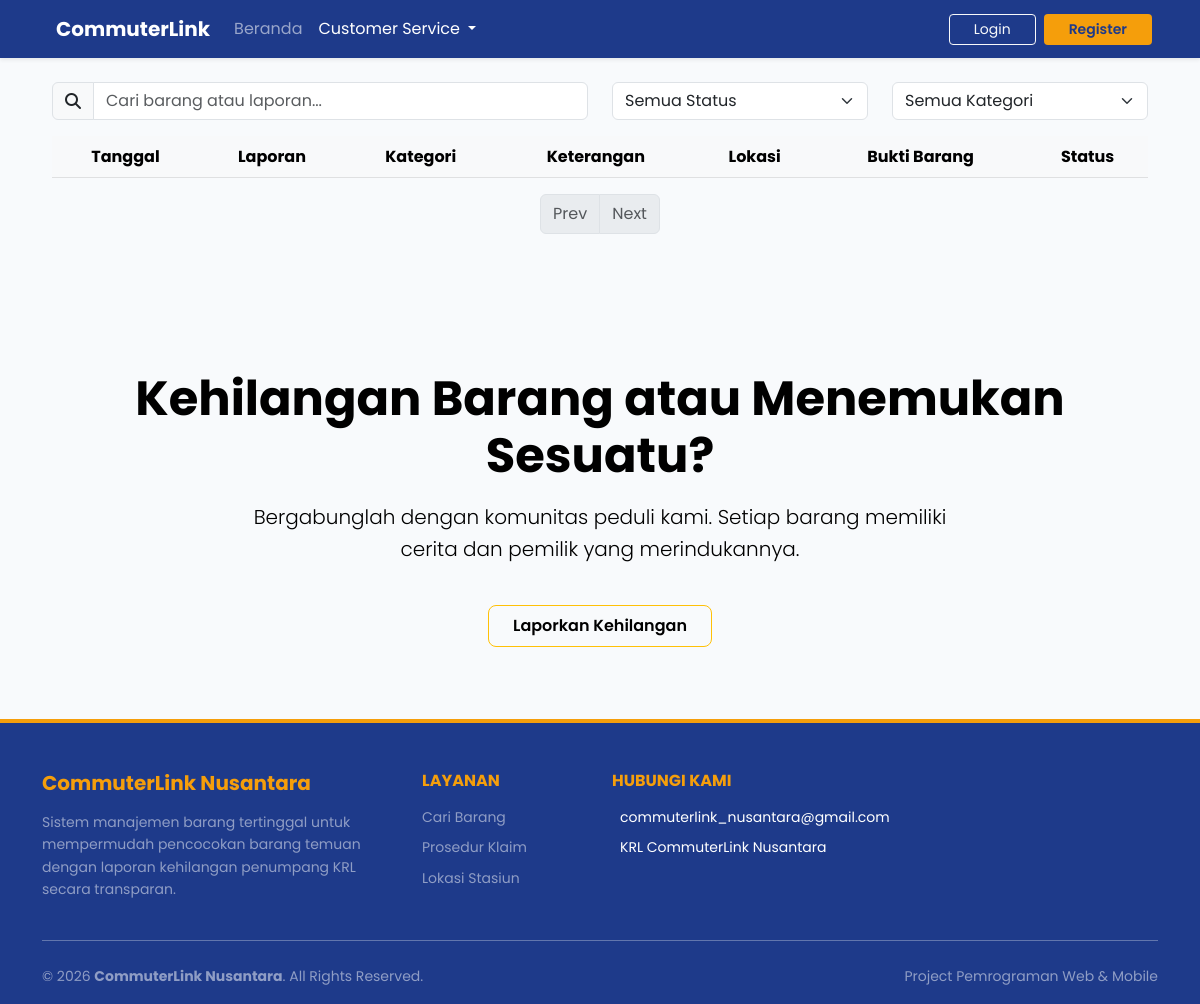
Before: /lnf/index.php with the older database file.
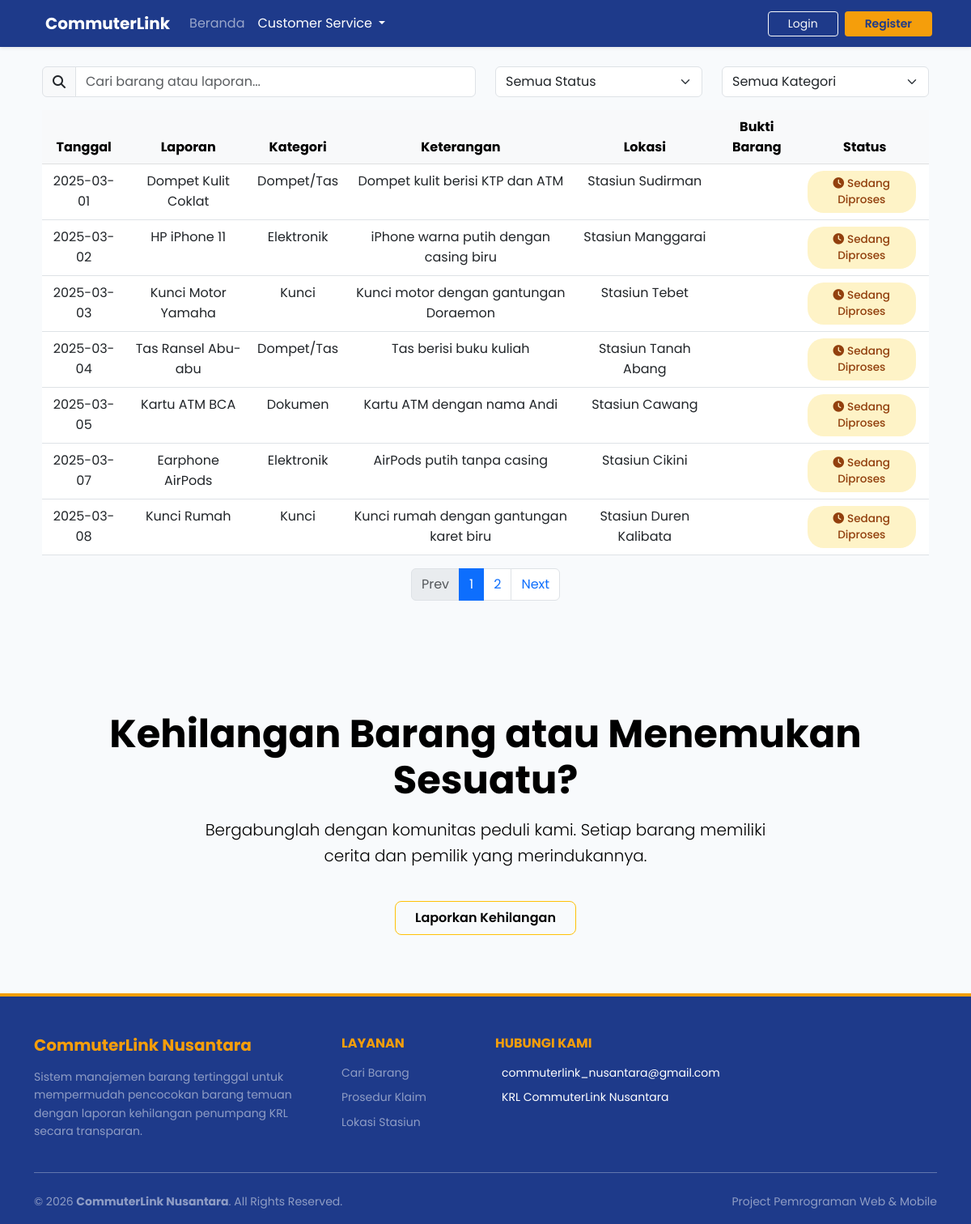
After: the same page with the newer database file.
### tables this page shows
CREATE TABLE `lost_reports` (
  `lost_report_id` int(11) NOT NULL,
  `reported_by` int(11) NOT NULL,
  `item_name` varchar(150) NOT NULL,
  `category` varchar(100) NOT NULL,
  `description` text DEFAULT NULL,
  `location` varchar(200) DEFAULT NULL,
  `lost_date` date NOT NULL,
  `status` enum('Sedang Diproses','Telah Ditemukan','Menunggu Pengambilan','Selesai') DEFAULT 'Sedang Diproses',
  `file` varchar(150) DEFAULT NULL,
  `created_at` datetime DEFAULT current_timestamp(),
  `created_by` varchar(30) DEFAULT NULL,
  `updated_at` datetime DEFAULT current_timestamp(),
  `updated_by` varchar(30) DEFAULT NULL
);

### lnf/index.php (the view, shortened to what the changed rows need)
<?php
include 'config/connection.php';
$limit = 7;
$page = isset($_GET['page']) ? $_GET['page'] : 1;
$start = ($page - 1) * $limit;
$sql = "select * from lost_reports LIMIT $start,$limit";
$hasil = mysqli_query($conn, $sql);
$sql_total = "select count(*) as total from lost_reports";
$results_total = mysqli_query($conn, $sql_total);
$data_total = mysqli_fetch_assoc($results_total);
$total_data = $data_total['total'];
$total_page = ceil($total_data / $limit);
?>
<!DOCTYPE html>
<html lang="en">
<head>
    <link href="https://cdn.jsdelivr.net/npm/bootstrap@5.3.2/dist/css/bootstrap.min.css" rel="stylesheet"
 />
    <link href="https://cdn.jsdelivr.net/npm/bootstrap@5.3.0-alpha1/dist/css/bootstrap.min.css" rel="stylesheet">
    <link rel="stylesheet" href="https://cdnjs.cloudflare.com/ajax/libs/font-awesome/6.4.0/css/all.min.css">
</head>
<body>
    <main class="flex-fill container-fluid">
        <div class="main-container mt-4">
            <div class="table-responsive">
                <table class="table table-hover">
                    <thead class="table-light">
                        <tr class="text-center">
                            <th>Tanggal</th>
                            <th>Laporan</th>
                            <th>Kategori</th>
                            <th>Keterangan</th>
                            <th>Lokasi</th>
                            <th>Bukti Barang</th>
                            <th>Status</th>
                        </tr>
                    </thead>
                    <tbody id="tableData">
                        <?php
                        if (mysqli_num_rows($hasil) > 0) {
                            while ($row = mysqli_fetch_assoc($hasil)) {
                                $tanggal = $row['lost_date'];
                                $laporan = $row['item_name'];
                                $kategori = $row['category'];
                                $keterangan = $row['description'];
                                $lokasi = $row['location'];
                                $status = $row['status'];
                                $badge = "";
                                if ($status == "Sedang Diproses") {
                                    $badge = '<span class="status-badge me-2" style="background-color: #FEF3C7; color: #92400E;">
                                                        <i class="fas fa-clock me-1"></i>Sedang Diproses
                                                    </span>';
                                } elseif ($status == "Telah Ditemukan") {
                                    $badge = '<span class="status-badge me-2" style="background-color: #DBEAFE; color: #1E40AF;">
                                                        <i class="fas fa-exchange-alt me-1"></i>Telah Ditemukan
                                                    </span>';
                                } elseif ($status == "Menunggu Pengambilan") {
                                    $badge = '<span class="status-badge me-2" style="background-color: #D1FAE5; color: #065F46;">
                                                        <i class="fas fa-check-circle me-1"></i>Menunggu Pengambilan
                                                    </span>';
                                } else {
                                    $badge = '<span class="status-badge me-2" style="background-color: #FEE2E2; color: #991B1B;">
                                                        <i class="fas fa-times-circle me-1"></i> Ditolak
                                                    </span>';
                                }
                        ?>
                                <tr class="text-center">
                                    <td><?php echo $tanggal; ?></td>
                                    <td><?php echo $laporan; ?></td>
                                    <td><?php echo $kategori; ?></td>
                                    <td class="col-keterangan"><?php echo $keterangan; ?></td>
                                    <td><?php echo $lokasi; ?></td>
                                    <td>
                                    </td>
                                    <td><?php echo $badge; ?></td>
                                </tr>
                        <?php
                            }
                        }
                        ?>
                    </tbody>
                </table>
                <div class="d-flex justify-content-center mt-3">
                    <ul class="pagination">
                        <?php for ($i = 1; $i <= $total_page; $i++) { ?>
                            <li class="page-item <?php if ($i == $page)
                                                        echo 'active'; ?>">
                                <a href="index.php?page=<?php echo $i; ?>" class="page-link">
                                    <?php echo $i; ?>
                                </a>
                            </li>
                        <?php } ?>
                        <li class="page-item <?php if ($page >= $total_page)
                                                    echo 'disabled' ?>">
                            <a href="index.php?page=<?php echo $page + 1; ?>" class="page-link">Next</a>
                        </li>
                    </ul>
                </div>
            </div>
        </div>
    </main>
    <section id="lapor" class="position-relative py-5 text-black overflow-hidden mt-5">
        <div class="main-container text-center position-relative py-4" style="z-index: 10;">
            <h2 class="display-5 fw-bold mb-3 text-black">Kehilangan Barang atau Menemukan Sesuatu?</h2>
        </div>
    </section>
</body>
</html>

Changed rows visible on the page:
added lost_reports: lost_date "2025-03-01", item_name "Dompet Kulit Coklat", category "Dompet/Tas", description "Dompet kulit berisi KTP dan ATM", location "Stasiun Sudirman", status "Sedang Diproses" (drawn)
added lost_reports: lost_date "2025-03-02", item_name "HP iPhone 11", category "Elektronik", description "iPhone warna putih dengan casing biru", location "Stasiun Manggarai", status "Sedang Diproses" (drawn)
added lost_reports: lost_date "2025-03-03", item_name "Kunci Motor Yamaha", category "Kunci", description "Kunci motor dengan gantungan Doraemon", location "Stasiun Tebet", status "Sedang Diproses" (drawn)
added lost_reports: lost_date "2025-03-04", item_name "Tas Ransel Abu-abu", category "Dompet/Tas", description "Tas berisi buku kuliah", location "Stasiun Tanah Abang", status "Sedang Diproses" (drawn)
added lost_reports: lost_date "2025-03-05", item_name "Kartu ATM BCA", category "Dokumen", description "Kartu ATM dengan nama Andi", location "Stasiun Cawang", status "Sedang Diproses" (drawn)
added lost_reports: lost_date "2025-03-07", item_name "Earphone AirPods", category "Elektronik", description "AirPods putih tanpa casing", location "Stasiun Cikini", status "Sedang Diproses" (drawn)
added lost_reports: lost_date "2025-03-08", item_name "Kunci Rumah", category "Kunci", description "Kunci rumah dengan gantungan karet biru", location "Stasiun Duren Kalibata", status "Sedang Diproses" (drawn)
Other visible differences:
new list line: "1"
new list line: "2"
